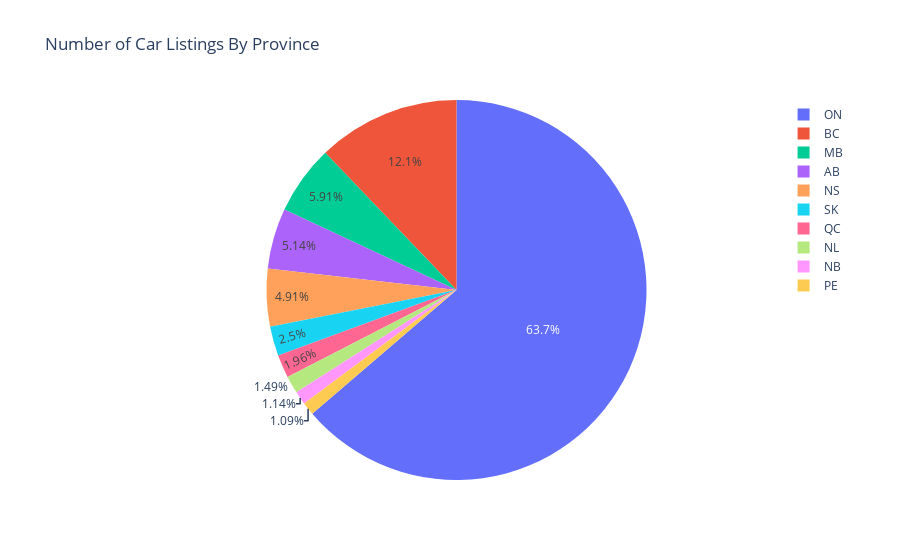

The notebook cell saved with this chart:
### Markdown cell above
#### Analysis of Provinces

### Code cell
#provincePercents = round(100*(table["Province"].value_counts() / len(table)),2)
#provincePercents
provinceCounts = table["Province"].value_counts()
fig = px.pie(provinceCounts,values="Province",names=provinceCounts.index,title="Number of Car Listings By Province")
fig.show()

### Figure 1 — Plotly figure (JSON) as saved in the notebook; plotly's stock layout.template omitted (floating-point values rounded to 4 significant figures)
{"data": [{"domain": {"x": [0, 1], "y": [0, 1]}, "hovertemplate": "index=%{label}<br>Province=%{value}<extra></extra>", "labels": ["ON", "BC", "MB", "AB", "NS", "SK", "QC", "NL", "NB", "PE"], "legendgroup": "", "name": "", "showlegend": true, "type": "pie", "values": [3086, 588, 286, 249, 238, 121, 95, 72, 55, 53]}], "layout": {"legend": {"tracegroupgap": 0}, "title": {"text": "Number of Car Listings By Province"}}}
